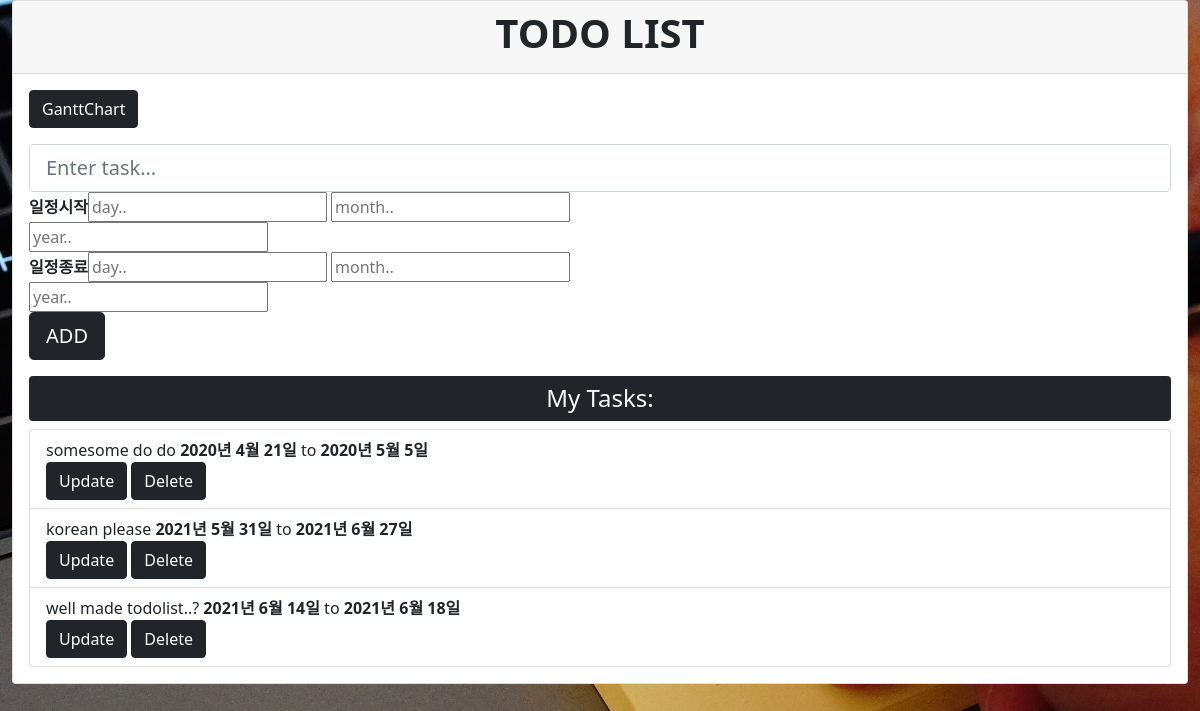
The app's page /, older data.
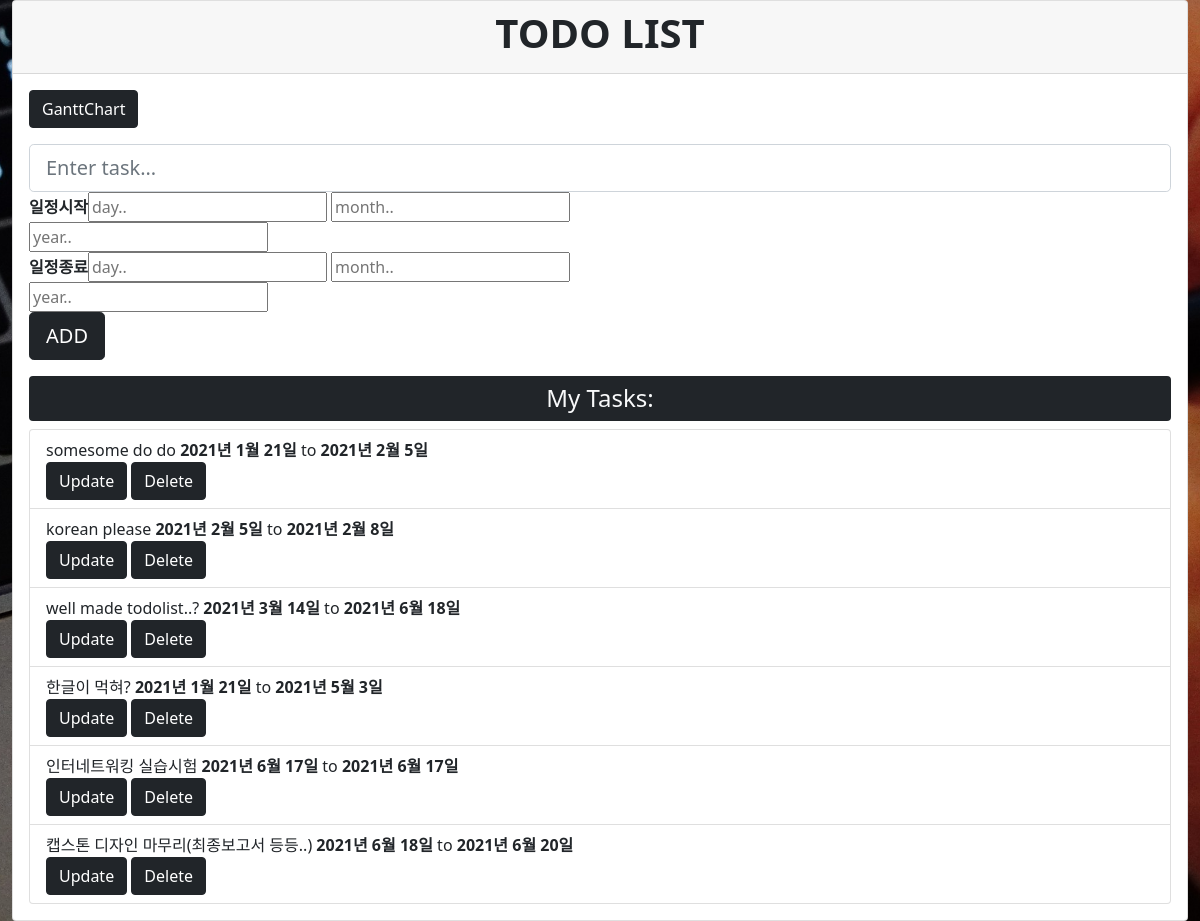
The same page, newer data.
### todolist/models.py (models this page shows, shortened)
class Task(models.Model):
    title=models.CharField(max_length=350)
    completed=models.BooleanField(default=False)
    created=models.DateTimeField(auto_now_add=True)
    start_day=models.CharField(max_length=350)
    start_month=models.CharField(max_length=350)
    start_year=models.CharField(max_length=350)
    end_day=models.CharField(max_length=350)
    end_month=models.CharField(max_length=350)
    end_year=models.CharField(max_length=350)

### todolist/views.py (the view)
# urls.py: path('',views.index,name="index"),
def index(request):
    form = TaskForm()
    if request.method=="POST":
        form = TaskForm(request.POST)
        if form.is_valid():
            form.save()
        return redirect("index")   #urls.py에 적은 index를 가져온거임
    tasks = Task.objects.all()
    return render(request,"index.html",{"task_form":form,"tasks":tasks})

### templates/index.html (shortened to what this page needs)
{% extends 'base.html' %}
{% block content %}
<div class="card">
    <div class="card-header">
        <h1 class="text-center"><b>TODO LIST</b></h1>
    </div>
    <div class="card-body">
        <div>
        <a href="{% url 'gantt_task' %}" class="btn btn-dark">GanttChart</a>
        </div>
        <form method="post">
            <div class="post-form my-3">
                {{task_form.title}}
                <div class="row g-3">
                    <div class="col-sm-7">
                        <b>일정시작</b>{{task_form.start_day}} {{task_form.start_month}} {{task_form.start_year}}<br>
                        <b>일정종료</b>{{task_form.end_day}} {{task_form.end_month}} {{task_form.end_year}}
                    </div>
                </div>
                <button type="submit" class="btn btn-dark btn-lg">ADD</button>
            </div>
        </form>
        <h4 class="bg-dark text-light py-2 rounded text-center">My Tasks:</h4>
        <ul class="list-group">
            {% for task in tasks %}
            <li class="list-group-item list-group-item-action">
                {% if task.completed == True %}
                <strike>{{task.title}}</strike>
                {% else %}
                {{task.title}}  <b>{{task.start_year}}년 {{task.start_month}}월 {{task.start_day}}일</b> to
                <b>{{task.end_year}}년 {{task.end_month}}월 {{task.end_day}}일</b>
                {% endif %}
                <div class="float-right">
                    <a href="{% url 'update_task' task.id %}" class="btn btn-dark btn-info">Update</a>
                    <a href="{% url 'delete_task' task.id %}" class="btn btn-dark btn-danger">Delete</a>
                </div>
            </li>
            {% endfor %}
        </ul>
    </div>
</div>
{% endblock content %}

Row changes from the older to the newer data that the page shows:
changed Task "somesome do do": start_year "2020" → "2021"; start_month "4" → "1"; end_year "2020" → "2021"; end_month "5" → "2"
changed Task "korean please": start_month "5" → "2"; start_day "31" → "5"; end_month "6" → "2"; end_day "27" → "8"
changed Task "well made todolist..?": start_month "6" → "3"
added Task: title "한글이 먹혀?", start_year "2021", start_month "1", start_day "21", end_year "2021", end_month "5", end_day "3"
added Task: title "인터네트워킹 실습시험", start_year "2021", start_month "6", start_day "17", end_year "2021", end_month "6", end_day "17"
added Task: title "캡스톤 디자인 마무리(최종보고서 등등..)", start_year "2021", start_month "6", start_day "18", end_year "2021", end_month "6", end_day "20"
